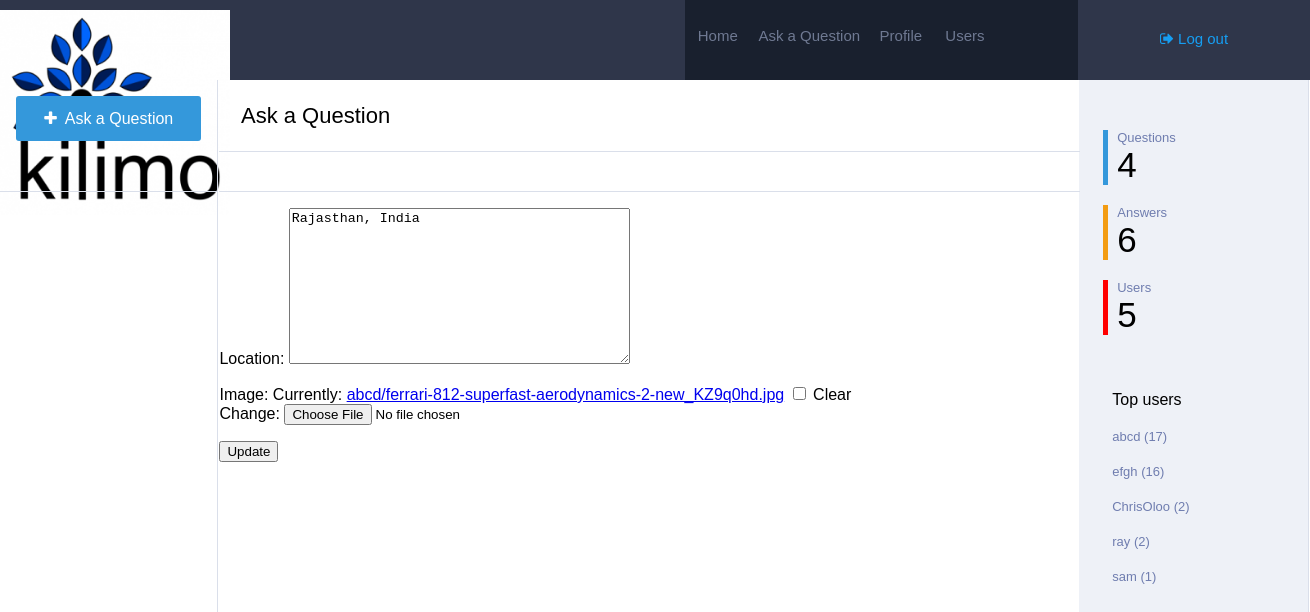
Page /profileupdate/1/ (signed in) on the earlier database version.
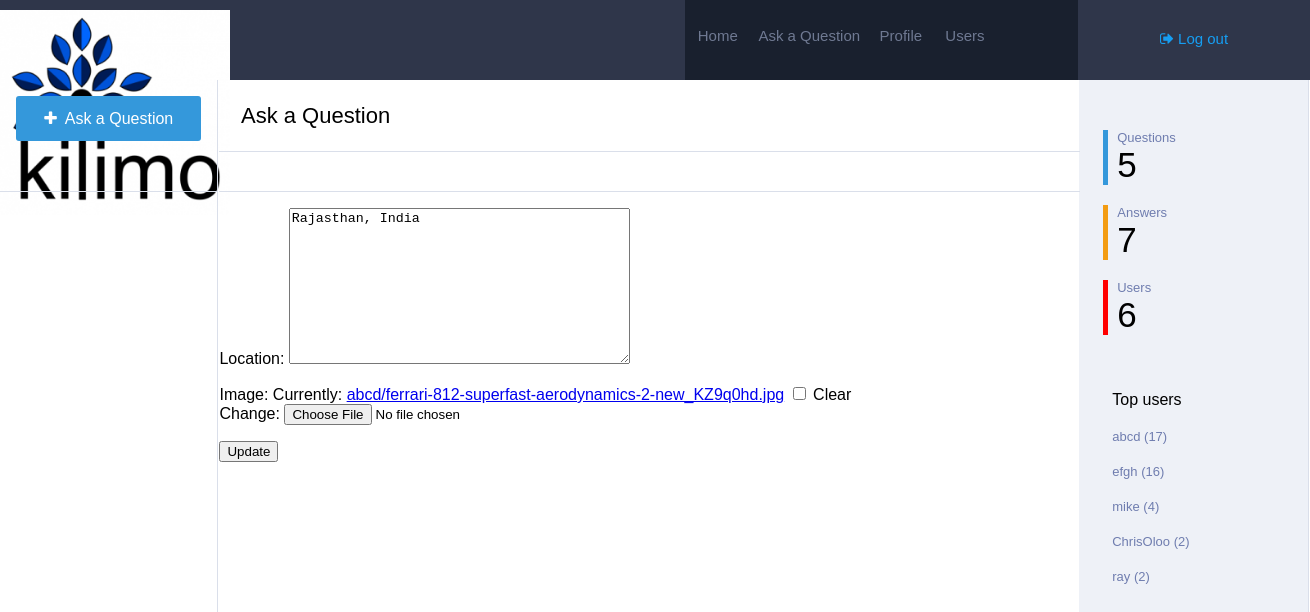
Same page on the later database version.
### Main/models.py (models this page shows, shortened)
class Profile(models.Model):
	user=models.ForeignKey(settings.AUTH_USER_MODEL,on_delete=models.CASCADE)
	image=models.ImageField(upload_to=upload_location,null=True,blank=True,)
	location=models.TextField(default="Not mentioned")
	points=models.IntegerField(default=0)
	questions=models.IntegerField(default=0)
	answers=models.IntegerField(default=0)

### Main/views.py (the view)
# urls.py: url(r'^profileupdate/(?P<id>\d+)/$', views.Update_pro,name='profile_update'),
@login_required
def Update_pro(request, id):
  top = Profile.objects.all().order_by("-points")[:min(Profile.objects.count(),5)]
  profile = get_object_or_404(Profile,id=id)
  instance=get_object_or_404(Profile,id=id)
  if request.user == instance.user:
    form = Update(request.POST or None, request.FILES or None,instance=instance)
    if form.is_valid():
      instance=form.save(commit=False)
      instance.save()
      messages.success(request, "Saved")
      return HttpResponseRedirect('/')
    context={
      "instance":instance,
      "form":form,"q":Question.objects.count(),"a":Answer.objects.count(),"u":Profile.objects.count(),"top":top,
      "profile":profile
    }
    return render(request,"update.html",context)
  else:
    messages.error(request, "User unauthorized.")
    return HttpResponseRedirect('/')

### Main/forms.py
class Update(forms.ModelForm):
	class Meta:
		model = Profile
		fields=[
			"location",
			"image",
		]

### templates/update.html (shortened to what this page needs)
{% load static %}
<html>
<head>
<link rel='stylesheet' href='{% static "css/create.css" %}'>
<link rel="stylesheet" href="https://cdnjs.cloudflare.com/ajax/libs/font-awesome/4.7.0/css/font-awesome.min.css">
</head>
<body>
	<div class="navbar">
		<div class="logo">
		</div>
		<div class="search">
		</div>
		<div class="navlinks">
			<h6><a href="{% url "home" %}">Home</a></h6> <h6 style="width: 30%;"><a href="{% url "create" %}">Ask a Question</a></h6> <h6><a href="{% url "profile" id=profile.id %}">Profile</a></h6> <h6><a href="{% url "user" %}">Users</a></h6>
		</div>
		<div class="login" style="font-size: 15px;">
			{% if request.user.is_authenticated %}
			<p><a href="{% url "logout" %}"><i class="fa fa-sign-out" aria-hidden="true"></i> Log out</a></p>
			{% else %}
			<p><a href="{% url "login" %}"><i class="fa fa-sign-in" aria-hidden="true"></i> Log in / Register</a></p>
			{%endif %}
		</div>
	</div>
	<div class="main">
		<div class="links">
			<div id="ask-cont">
			<a href="{% url "create" %}" style="text-decoration: none;"><p class="ask"><i class="fa fa-plus" aria-hidden="true"></i>&nbsp Ask a Question</p></a>
			</div>
		</div>
		<div class="content">
			<table style="width: 100%;border-spacing: 0px;min-height: 100%;">
				<tr>
			<td style="width:100%; float: left;">
				<div class="heading">
					<div class="tab">
						<p>Ask a Question</p>
					</div>
				</div>
			<div class="welcome">
				<div class="tab">
					<p>&nbsp</p>
				</div>
			</div>
			<div id="tab1" class="tabcontent">
				<form method="POST" action="" enctype='multipart/form-data'>
				{{ form.as_p }}
				<input type="submit" value='Update' class="btn btn-success btn-lg"/>
				</form>
			</div>
		</td>
			<td class="stats" style="padding-top: 30px;vertical-align: top;">
				<div class="bor" style="border-left-color: #3498db">
					<p class="stat_q">Questions</p>
					<p class="stat_a">{{ q }}</p>
				</div>
				<div class="bor" style="border-left-color: #f39c12;">
					<p class="stat_q">Answers</p>
					<p class="stat_a">{{ a }}</p>
				</div>
				<div class="bor" style="border-left-color: red;">
					<p class="stat_q">Users</p>
					<p class="stat_a">{{ u }}</p>
				</div>
				<div class="bor" style="border:none; padding-top: 40px;">
					<p>Top users</p>
					{% for obj in top %}
					<p class="stat_q"><a  href="{% url "profile" id=obj.id %}" style="color: #6f7daf;text-decoration: none;">{{ obj.user }} ({{obj.points}})</a></p>
					{% endfor %}
				</div>
			</td>
		</tr>
	</table>
		</div>
	</div>
</body>
</html>

### static/css/create.css (style rules this page uses)
body { min-width: 1300px; margin: 0px; font-family: sans-serif; }
.navbar { width: 100%; background-color: #2f364a; height:80px; }
.logo { float: left; width:10%; height:100%; }
.search { float: left; height: 100%; width: 42.3%; }
.navlinks { float: left; width:30%; background-color: #19202e; height:100%; }
.navlinks h6 { margin-top:27px; float: left; width:16%; text-align: center; margin-left: 0.3%; }
.navlinks h6 a { text-decoration: none; color: #6f7992; font-weight: normal; font-size:15px; }
.login { float: left; height: 100%; width: 17.7%; text-align: center; }
.login p { margin-top: 30px; }
.login a { text-decoration: none; color: #169ef2; }
.main { width: 100%; }
.links { float: left; top:80px; height: 100%; width:16.6%; }
.ask { margin-left: 7.5%; width:85%; height: 31px; border-style: none; border-radius: 3px; background-color: #3498db; color: white; padding-top: 14px; text-align: center; }
#ask-cont { border-bottom-style: solid; border-bottom-color: #dadfea; border-bottom-width: 1px; height:95px; }
.content { float: left; width: 83.2%; border-right-style: solid; border-right-color: #dadfea; border-right-width: 1px; border-left-style: solid; border-left-color: #dadfea; border-left-width: 1px; height: auto; }
.heading { padding-left: 2.5%; font-size: 22px; border-bottom-style: solid; border-bottom-color: #dadfea; border-bottom-width: 1px; margin-bottom: -1px; }
.welcome { padding-left: 2.5%; font-size: 14px; border-bottom-style: solid; border-bottom-color: #dadfea; border-bottom-width: 1px; }
.stats { background-color: #eef1f7; width:21%; }
.welcome p { width: 10%; text-align: center; margin-bottom: 0px; padding-bottom: 11px; cursor: pointer; margin-top: 0px; padding-top: 13px; }
.stat_q { font-size: 13px; margin-bottom: 0px; margin-top: 20px; color: #6f7daf; }
.stat_a { font-size: 35px; margin-top: 0px; margin-bottom: 0px; }
.bor { border-left-style: solid; border-left-width: 5px; padding-left: 4%; margin-left: 10%; }

Differences in the rows shown:
no longer on this page (row unchanged): Profile: user "sam", points "1"
added Profile: user "mike", points "4"
Other differences:
{{ q }}: "4" → "5"
{{ a }}: "6" → "7"
{{ u }}: "5" → "6"
